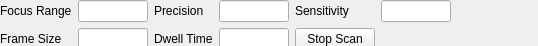
<?xml version="1.0" encoding="UTF-8"?>
<ui version="4.0">
 <class>Form</class>
 <widget class="QWidget" name="Form">
  <property name="geometry">
   <rect>
    <x>0</x>
    <y>0</y>
    <width>538</width>
    <height>46</height>
   </rect>
  </property>
  <property name="windowTitle">
   <string>Form</string>
  </property>
  <widget class="QWidget" name="layoutWidget">
   <property name="geometry">
    <rect>
     <x>0</x>
     <y>0</y>
     <width>451</width>
     <height>51</height>
    </rect>
   </property>
   <layout class="QGridLayout" name="gridLayout">
    <item row="0" column="2">
     <widget class="QLabel" name="label">
      <property name="text">
       <string>Precision</string>
      </property>
     </widget>
    </item>
    <item row="0" column="3">
     <widget class="QLineEdit" name="precisionEdit"/>
    </item>
    <item row="0" column="4">
     <widget class="QLabel" name="label_3">
      <property name="text">
       <string>Sensitivity</string>
      </property>
     </widget>
    </item>
    <item row="0" column="5">
     <widget class="QLineEdit" name="sensitivityEdit"/>
    </item>
    <item row="0" column="1">
     <widget class="QLineEdit" name="focus_rangeEdit"/>
    </item>
    <item row="0" column="0">
     <widget class="QLabel" name="label_2">
      <property name="text">
       <string>Focus Range</string>
      </property>
     </widget>
    </item>
    <item row="1" column="0">
     <widget class="QLabel" name="label_4">
      <property name="text">
       <string>Frame Size</string>
      </property>
     </widget>
    </item>
    <item row="1" column="1">
     <widget class="QLineEdit" name="binningEdit"/>
    </item>
    <item row="1" column="2">
     <widget class="QLabel" name="label_5">
      <property name="text">
       <string>Dwell Time</string>
      </property>
     </widget>
    </item>
    <item row="1" column="3">
     <widget class="QLineEdit" name="dwellTimeEdit"/>
    </item>
    <item row="1" column="4">
     <widget class="QPushButton" name="stopButton">
      <property name="text">
       <string>Stop Scan</string>
      </property>
     </widget>
    </item>
   </layout>
  </widget>
 </widget>
 <resources/>
 <connections/>
</ui>
